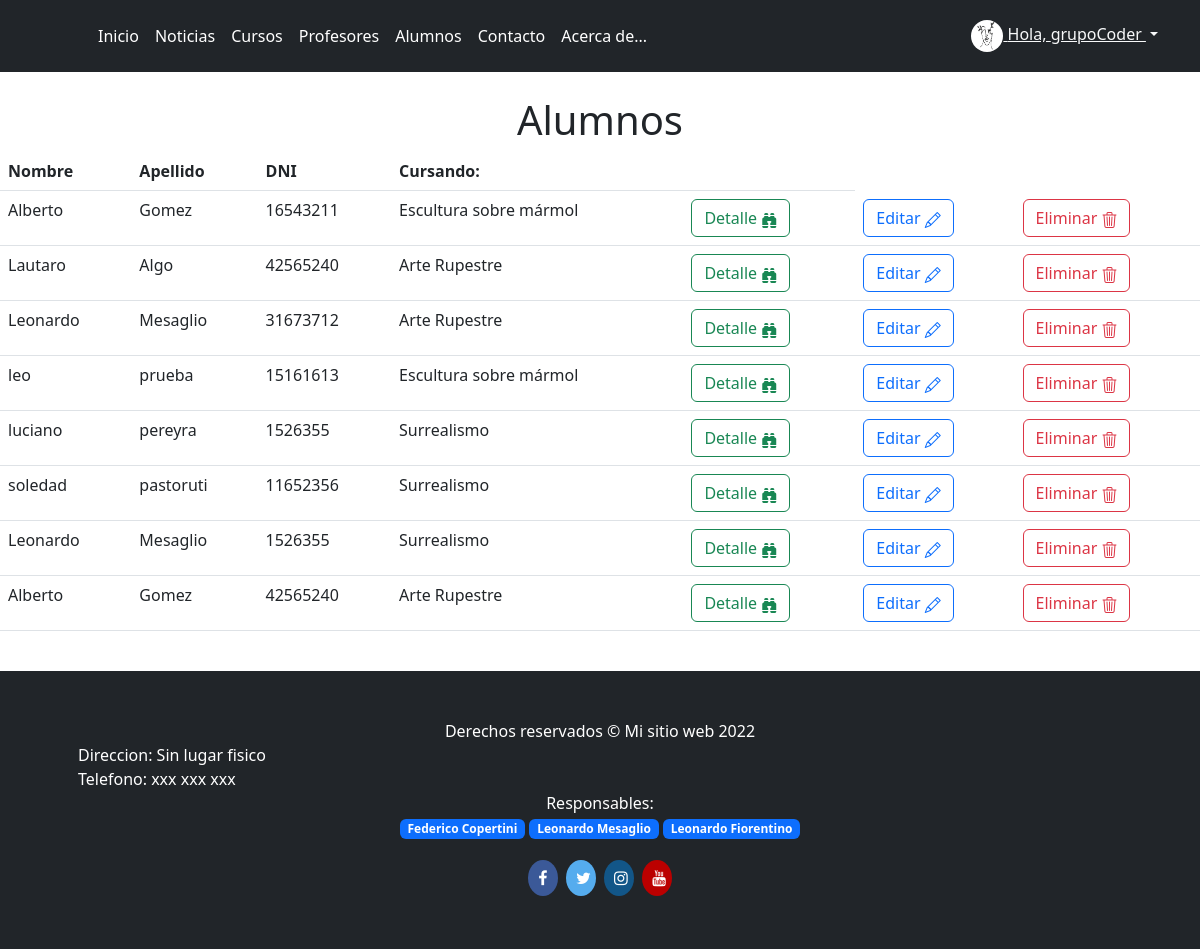
/estudiantes_list (signed in), run on an earlier commit of the app's database.
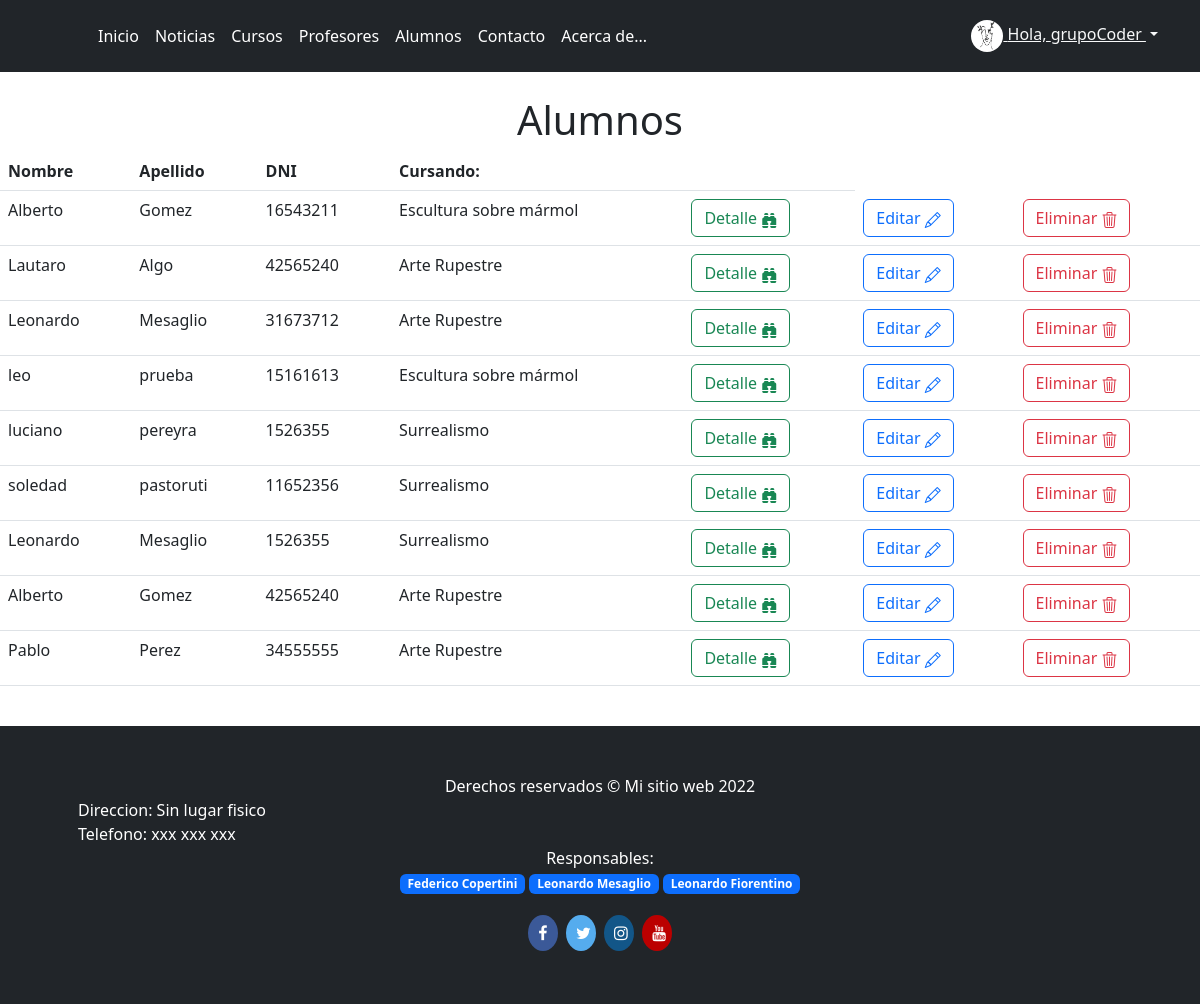
And on a later commit of the database.
### Academia_Arte/models.py (models this page shows)
class Avatar(models.Model):
    usuario = models.OneToOneField(User, on_delete=models.CASCADE)
    imagen = models.ImageField(upload_to="images/", blank=True, null=True)

class Estudiante(models.Model):
    usuario = models.OneToOneField(User, on_delete=models.CASCADE, blank=True, null=True)
    nombre_estudiante = models.CharField(max_length=40)
    apellido_estudiante = models.CharField(max_length=30)
    email_estudiante =  models.EmailField()
    dni_estudiante = models.CharField(max_length=12)
    curso_estudiante = models.CharField(max_length=50)

### Academia_Arte/views.py (the view)
# urls.py: path('estudiantes_list', EstudiantesList.as_view(), name="estudiantes_list"),
class EstudiantesList(StaffRequiredMixin,ListView):
    model = Estudiante
    template_name = "Academia_Arte/estudiantes_list.html"

### Academia_Arte/views.py (called while the page is built)
    def dispatch(self,request,*args,**kwargs):
        if not request.user.is_staff:
            return redirect(reverse_lazy('login'))
        return super(StaffRequiredMixin,self).dispatch(request,*args,**kwargs)

### Academia_Arte/templates/Academia_Arte/estudiantes_list.html
{% extends "Academia_Arte/base.html" %}
{% block content %}
<br>
<h1 class="col text-center" >Alumnos</h1>
<table class="table">
   <thead class="thead-dark">
     <tr>
       <th scope="col">Nombre</th>
       <th scope="col">Apellido</th>
       <th scope="col">DNI</th>
       <th scope="col">Cursando:</th>
       <th scope="col"></th>
     </tr>
   </thead>
   <tbody><div style="text-align:center;">
       {% for n in object_list %}
           <tr>
               <td>{{ n.nombre_estudiante }}</td>
               <td>{{ n.apellido_estudiante }}</td>
               <td>{{ n.dni_estudiante }}</td>
               <td>{{ n.curso_estudiante }}</td>
               <td><a type="button" class="btn btn-outline-success" href="{% url 'estudiante_detail' n.id %}">Detalle <i class="bi bi-binoculars-fill"></i></a></td>
               <td><a type="button" class="btn btn-outline-primary" href="{% url 'estudiante_update' n.id %}">Editar <i class="bi bi-pencil"></i></a></td>
               <td><a type="button" class="btn btn-outline-danger" href="{% url 'estudiante_delete' n.id %}">Eliminar <i class="bi bi-trash3"></i></a></td>
           </tr></div>
       {% endfor %}
   </tbody>
</table>
<br>
{% endblock %}

### Academia_Arte/templates/Academia_Arte/base.html (shortened to what this page needs)
{% load static %}
<!doctype html>
<html lang="es">
<head>
    <link rel="stylesheet" href="https://cdn.jsdelivr.net/npm/bootstrap-icons@1.9.1/font/bootstrap-icons.css">
    <link href="{% static 'assets/dist/css/bootstrap.min.css' %}" rel="stylesheet">
    <link href="{% static 'css/headers.css' %}" rel="stylesheet">
</head>
<body>
    <main>
        <header class="p-3 bg-dark text-white">
            <div class="container">
                <div class="d-flex flex-wrap align-items-center justify-content-center justify-content-lg-start">
                    <a href="/" class="d-flex align-items-center mb-2 mb-lg-0 text-white text-decoration-none">
                        <svg class="bi me-2" width="40" height="32" role="img" aria-label="Bootstrap">
                            <use xlink:href="#bootstrap" />
                        </svg>
                    </a>
                    <ul class="nav col-12 col-lg-auto me-lg-auto mb-2 justify-content-center mb-md-0">
                        <li><a href="{% url 'inicio' %}" class="nav-link px-2 text-white">Inicio</a></li>
                        <li><a href="{% url 'noticias' %}"class="nav-link px-2 text-white">Noticias</a></li>
                        <li><a href="{% url 'cursos' %}" class="nav-link px-2 text-white">Cursos</a></li>
                        <li><a href="{% url 'profesores' %}" class="nav-link px-2 text-white">Profesores</a></li>
                        {% if user.is_staff %}
                        <li><a href="{% url 'estudiantes_list' %}" class="nav-link px-2 text-white">Alumnos</a></li>
                        {% endif %}
                        <li><a href="{% url 'contacto' %}" class="nav-link px-2 text-white">Contacto</a></li>
                        <li><a href="{% url 'acerca_de' %}" class="nav-link px-2 text-white">Acerca de...</a></li>
                    </ul>
                    {% if user.is_authenticated %}
                    <div class="dropdown text-end">
                        <a href="#" class="d-block link-dark text-light dropdown-toggle" id="dropdownUser1" data-bs-toggle="dropdown" aria-expanded="false">
                            <img src="{{user.avatar.imagen.url}}" alt="" width="32" height="32" class="rounded-circle">
                            Hola, {{user}}
                        </a>
                    </div>
                    {% else %}
                    <div class="text-end">
                    <a href="{% url 'login' %}" type="submit" class="btn btn-outline-light me-2">Iniciar sesion</a>
                    <a href="{% url 'register' %}" type="submit" class="btn btn-outline-primary">Registrate</a>
                    </div>
                    {% endif %}
                </div>
            </div>
        </header>
    </main>
    {% block content %}
    {% endblock %}
    <link rel="stylesheet" href="https://cdnjs.cloudflare.com/ajax/libs/font-awesome/4.7.0/css/font-awesome.min.css">
    <footer class="py-5 bg-dark">
        <div class="container px-5">
            <p class="m-0 text-center text-white">Derechos reservados &copy; Mi sitio web 2022</p>
        </div>
        <div class="container px-5">
            <p class="m-0 text-lefth text-white">Direccion: Sin lugar fisico</p>
        </div>
        <div class="container px-5">
            <p class="m-0 text-lefth text-white">Telefono: xxx xxx xxx</p>
        </div>
        <div class="container px-5">
            <center><p class="m-0 text-lefth text-white">Responsables:
                <p><span class="badge badge-pill bg-primary">Federico Copertini</span>
                <span class="badge badge-pill bg-primary">Leonardo Mesaglio</span>
                <span class="badge badge-pill bg-primary">Leonardo Fiorentino</span></P>
            </center>
            </p></div>
        <center><div class="container">
            <a href="https://facebook.com" class="fa fa-facebook"></a>
        <a href="https://twitter.com" class="fa fa-twitter"></a>
        <a href="https://instagram.com" class="fa fa-instagram"></a>
        <a href="https://youtube.com" class="fa fa-youtube"></a>
        </div></center>
    </footer>
</body>
</html>

### static/css/headers.css (style rules this page uses)
.dropdown-toggle { outline: 0; }

### Academia_Arte/templates/Academia_Arte/base.html (style rules this page uses)
.fa { padding: 10px; font-size: 30px; width: 30px; text-align: center; text-decoration: none; margin: 5px 2px; border-radius:50% }
.fa-facebook { background: #3B5998; color: white; }
.fa-twitter { background: #55ACEE; color: white; }
.fa-youtube { background: #bb0000; color: white; }
.fa-instagram { background: #125688; color: white; }
.bi { vertical-align: -.125em; fill: currentColor; }

What changed in the data, as far as the page shows it:
added Estudiante: nombre_estudiante "Pablo", apellido_estudiante "Perez", dni_estudiante "34555555", curso_estudiante "Arte Rupestre"
